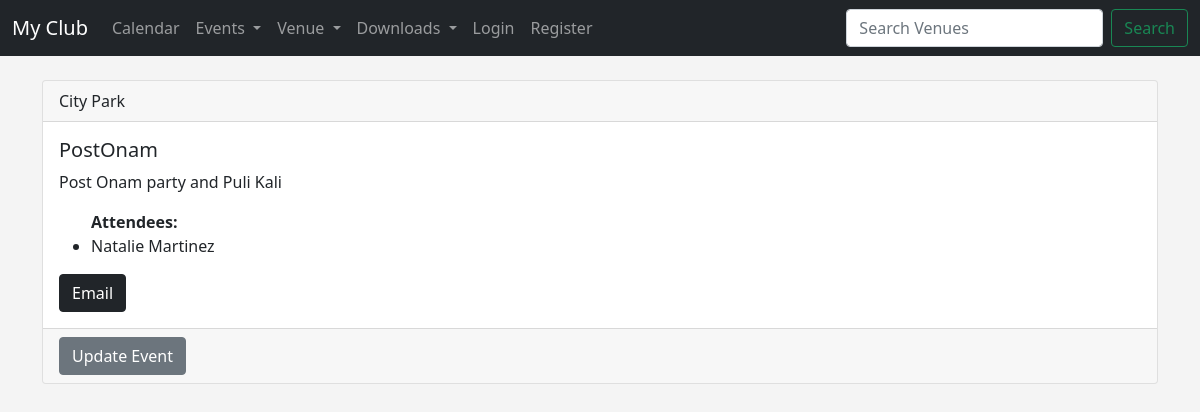
Before: /events with the older database file.
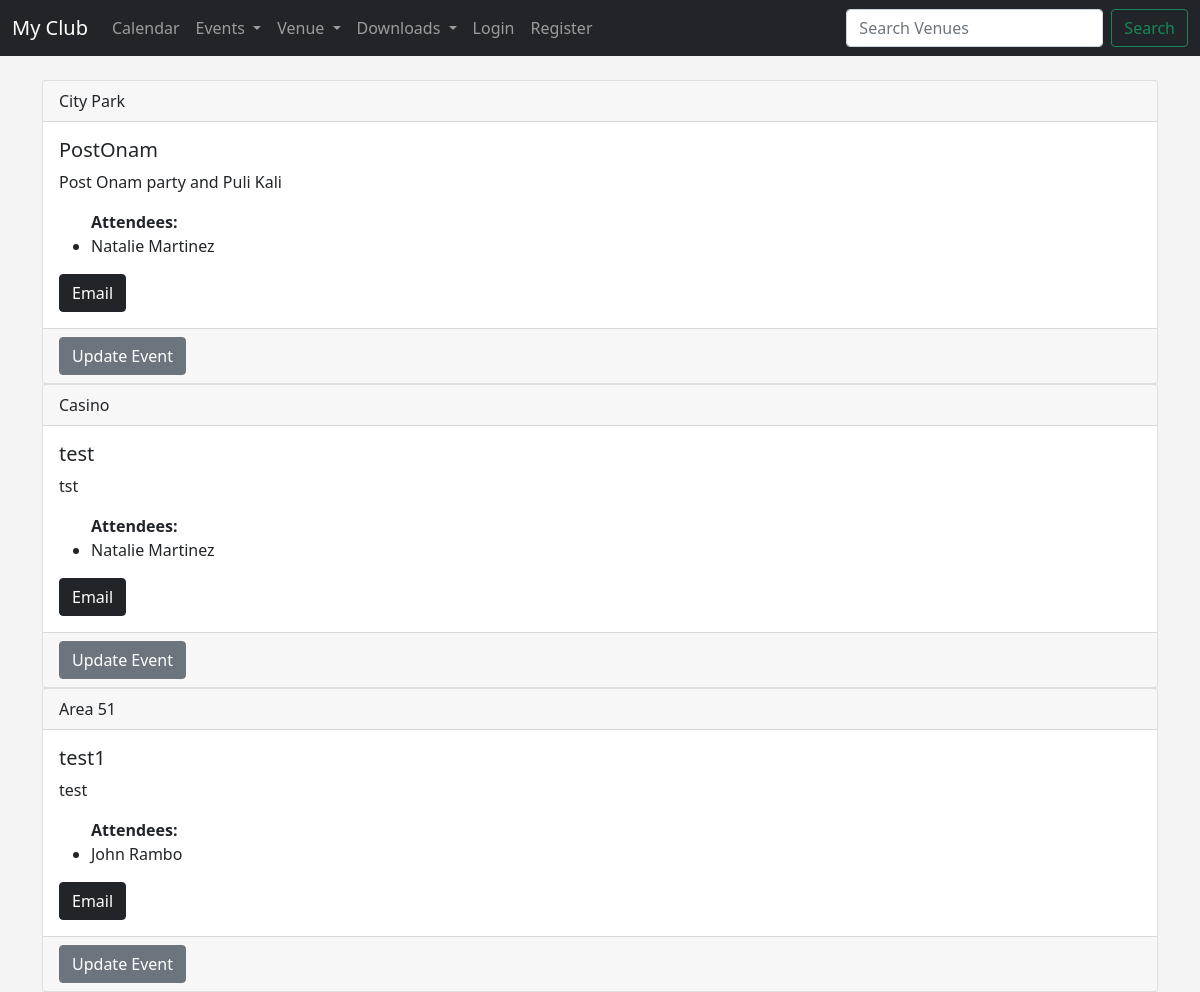
After: the same page with the newer database file.
### events/models.py (models this page shows)
class Event(models.Model):
    name = models.CharField('Event Name', max_length=120)
    event_date = models.DateTimeField('Event date')
    venue = models.ForeignKey(Venue, blank=True, null=True, on_delete=models.CASCADE)
    manager = models.ForeignKey(User, blank=True, null=True, on_delete=models.SET_NULL)
    description = models.TextField(blank=True)
    attendees = models.ManyToManyField(MyClubUser)
    def __str__(self):
        return self.name

class Venue(models.Model):
    name = models.CharField('Venue Name', max_length=120)
    address = models.CharField(max_length=300)
    zip_code =models.CharField('Zip Code', max_length=10)
    phone = models.CharField('Contact Phone', max_length=15,blank=True)
    website = models.URLField('Website Address',blank=True)
    email_address = models.EmailField('Email Address',blank=True)
    def __str__(self):
        return self.name

class MyClubUser(models.Model):
    first_name = models.CharField(max_length=30)
    last_name = models.CharField(max_length=30)
    email = models.EmailField('User Email')
    def __str__(self) -> str:
        return self.first_name + ' ' + self.last_name

### events/views.py (the view)
# urls.py: path('events', views.all_events, name='list-events'),
def all_events(request):
    event_list = Event.objects.all().order_by('event_date', 'venue')
    return render(request, 'events/event_list.html', {'event_list' : event_list})

### templates/events/event_list.html (shortened to what this page needs)
{% extends 'events/base.html' %}
    {% block content %}
        {% for event in event_list %}
            <div class="card">
                <div class="card-header">
                    {{event.venue}}
                </div>
                <div class="card-body">
                     <h5 class="card-title">{{event}} </h5>
                    <p class="card-text"> {{event.description}} </p>
                    <ul>
                        <strong>Attendees: </strong>
                        {% for user in event.attendees.all  %}
                        <li> {{ user }} </li>
                        {% endfor %}
                    </ul>
                    <a href="mailto:{{event.venue.email_address}}" class="btn btn-dark">Email</a>
                </div>
                <div class="card-footer text-muted">
                    <a href="{% url 'update-event' event.id %}" class="btn btn-secondary">Update Event</a>
                </div>
            </div>
        {% endfor %}
    {% endblock %}

Changed rows visible on the page:
added Event: venue "Casino", name "test", description "tst", MyClubUser (first_name+last_name "Natalie Martinez")
added Event: venue "Area 51", name "test1", description "test"
now on this page (row unchanged): MyClubUser: first_name+last_name "John Rambo", shown under "Area 51"
